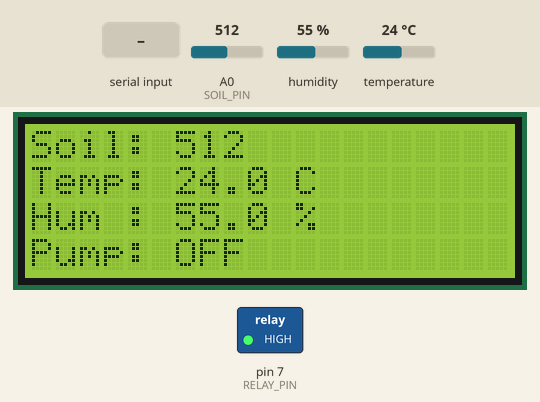
The sketch below on a simulated Arduino Uno, built with avr-gcc and run on an emulated ATmega328P. Shown: 20×4 character LCD, switched loads named in the sketch (green lamp = pin HIGH). The test bench sets the inputs (shaded band); at power-on: humidity 55 %, A0 (SOIL_PIN) = 512, temperature 24 °C. What the sketch prints to the serial monitor is not drawn.

Above: at 2.7 s.
2.8 s: "PUMP_ON\n" received over Serial
At 5.2 s:
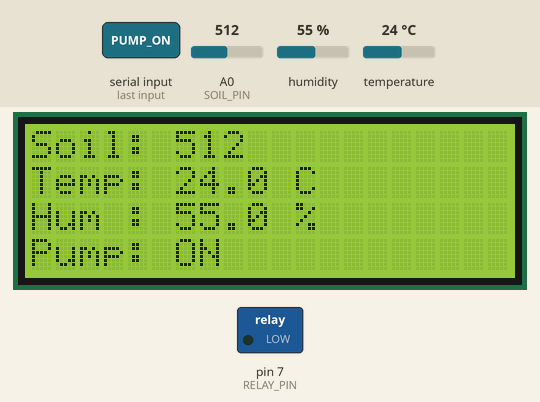
12.0 s: humidity set to 22 %
At 15.2 s:
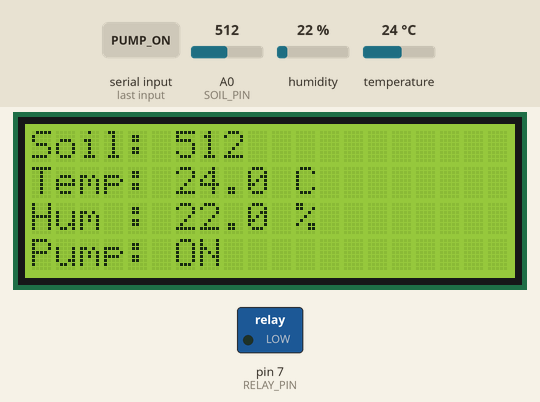
15.5 s: "PUMP_OFF\n" received over Serial
At 15.9 s:
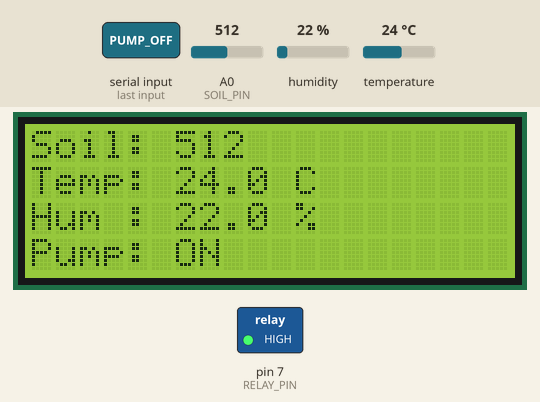
17.5 s: A0 (SOIL_PIN) set to 660
At 18.5 s:
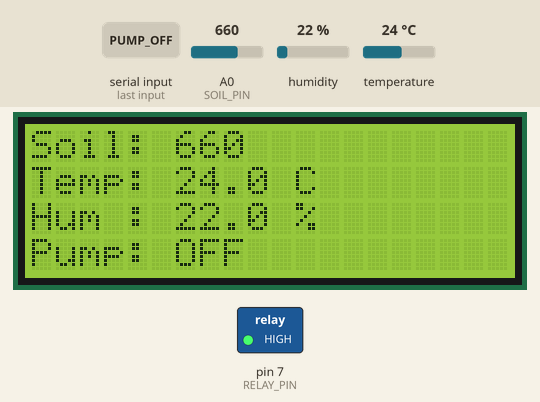
19.5 s: temperature set to 12 °C
At 22.7 s:
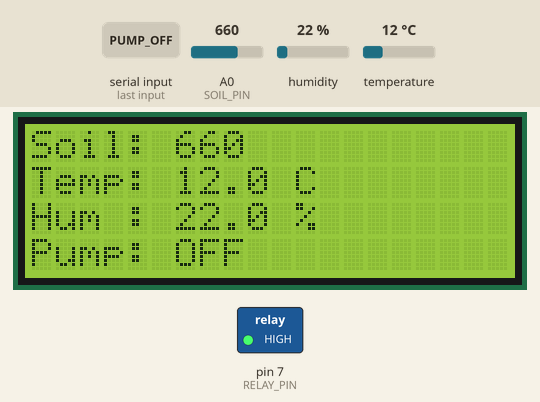
23.5 s: A0 (SOIL_PIN) set to 640
At 25.3 s:
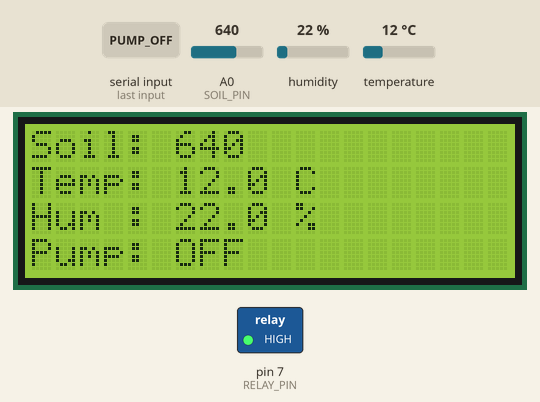
Timing chart, 0 to 26.5 s (numbered marks = the images above; inputs shaded):
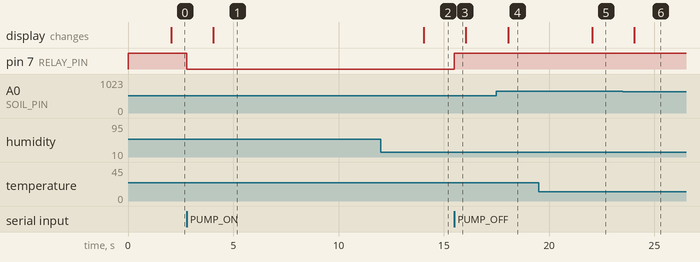

Measured:
- after the input at 2.8 s, pin 7 (RELAY_PIN): HIGH → LOW at once; the display: changes after 1.2 s (image 1)
- after the input at 12.0 s, the display: changes after 2.1 s (image 2)
- after the input at 15.5 s, pin 7 (RELAY_PIN): LOW → HIGH at once
- after the input at 17.5 s, the display: changes after 0.55 s (image 4)
- after the input at 19.5 s, the display: changes after 2.6 s (image 5)
- after the input at 23.5 s, the display: changes after 0.55 s (image 6)

The sketch:

sensor_control.ino
```cpp
/*
 * Agri-Assist Edge
 * Arduino UNO R4 Minima - sensor and irrigation controller
 *
 * Provisional pin map:
 *   Soil moisture -> A0
 *   DHT22         -> D2
 *   Relay         -> D7
 *   LCD           -> SDA/SCL
 *
 * Serial commands from Raspberry Pi:
 *   PUMP_ON
 *   PUMP_OFF
 *
 * NOTE:
 * The soil threshold below is a starting point only.
 * Calibrate it for the actual sensor, soil and crop.
 */

#include <Wire.h>
#include <LiquidCrystal_I2C.h>
#include <DHT.h>

#define SOIL_PIN A0
#define DHT_PIN 2
#define DHT_TYPE DHT22
#define RELAY_PIN 7

// Change to HIGH if your relay is active-high.
#define RELAY_ON LOW
#define RELAY_OFF HIGH

// Starting threshold; calibrate experimentally.
const int DRY_THRESHOLD = 650;

DHT dht(DHT_PIN, DHT_TYPE);
LiquidCrystal_I2C lcd(0x27, 20, 4);

unsigned long lastSensorRead = 0;
const unsigned long SENSOR_INTERVAL_MS = 2000;

void pumpOn() {
  digitalWrite(RELAY_PIN, RELAY_ON);
}

void pumpOff() {
  digitalWrite(RELAY_PIN, RELAY_OFF);
}

void updateLCD(int soil, float temp, float humidity) {
  lcd.clear();

  lcd.setCursor(0, 0);
  lcd.print("Soil: ");
  lcd.print(soil);

  lcd.setCursor(0, 1);
  lcd.print("Temp: ");
  if (isnan(temp)) lcd.print("ERR");
  else lcd.print(temp, 1);
  lcd.print(" C");

  lcd.setCursor(0, 2);
  lcd.print("Hum : ");
  if (isnan(humidity)) lcd.print("ERR");
  else lcd.print(humidity, 1);
  lcd.print(" %");

  lcd.setCursor(0, 3);
  lcd.print("Pump: ");
  lcd.print(digitalRead(RELAY_PIN) == RELAY_ON ? "ON" : "OFF");
}

void sendTelemetry() {
  int soil = analogRead(SOIL_PIN);
  float humidity = dht.readHumidity();
  float temperature = dht.readTemperature();

  // Machine-readable telemetry for the Raspberry Pi.
  Serial.print("{\"soil_moisture\":");
  Serial.print(soil);
  Serial.print(",\"temperature\":");

  if (isnan(temperature)) Serial.print("null");
  else Serial.print(temperature, 2);

  Serial.print(",\"humidity\":");

  if (isnan(humidity)) Serial.print("null");
  else Serial.print(humidity, 2);

  Serial.print(",\"pump\":");
  Serial.print(digitalRead(RELAY_PIN) == RELAY_ON ? "\"ON\"" : "\"OFF\"");
  Serial.println("}");

  updateLCD(soil, temperature, humidity);
}

void handleCommand(String command) {
  command.trim();

  if (command == "PUMP_ON") {
    pumpOn();
    Serial.println("{\"ack\":\"PUMP_ON\"}");
  }
  else if (command == "PUMP_OFF") {
    pumpOff();
    Serial.println("{\"ack\":\"PUMP_OFF\"}");
  }
}

void setup() {
  Serial.begin(115200);

  pinMode(RELAY_PIN, OUTPUT);
  pumpOff();

  dht.begin();

  lcd.init();
  lcd.backlight();

  lcd.clear();
  lcd.setCursor(0, 0);
  lcd.print("Agri-Assist Edge");
  lcd.setCursor(0, 1);
  lcd.print("Controller Ready");

  delay(1500);
}

void loop() {
  if (Serial.available()) {
    String command = Serial.readStringUntil('\n');
    handleCommand(command);
  }

  if (millis() - lastSensorRead >= SENSOR_INTERVAL_MS) {
    lastSensorRead = millis();
    sendTelemetry();
  }
}
```
